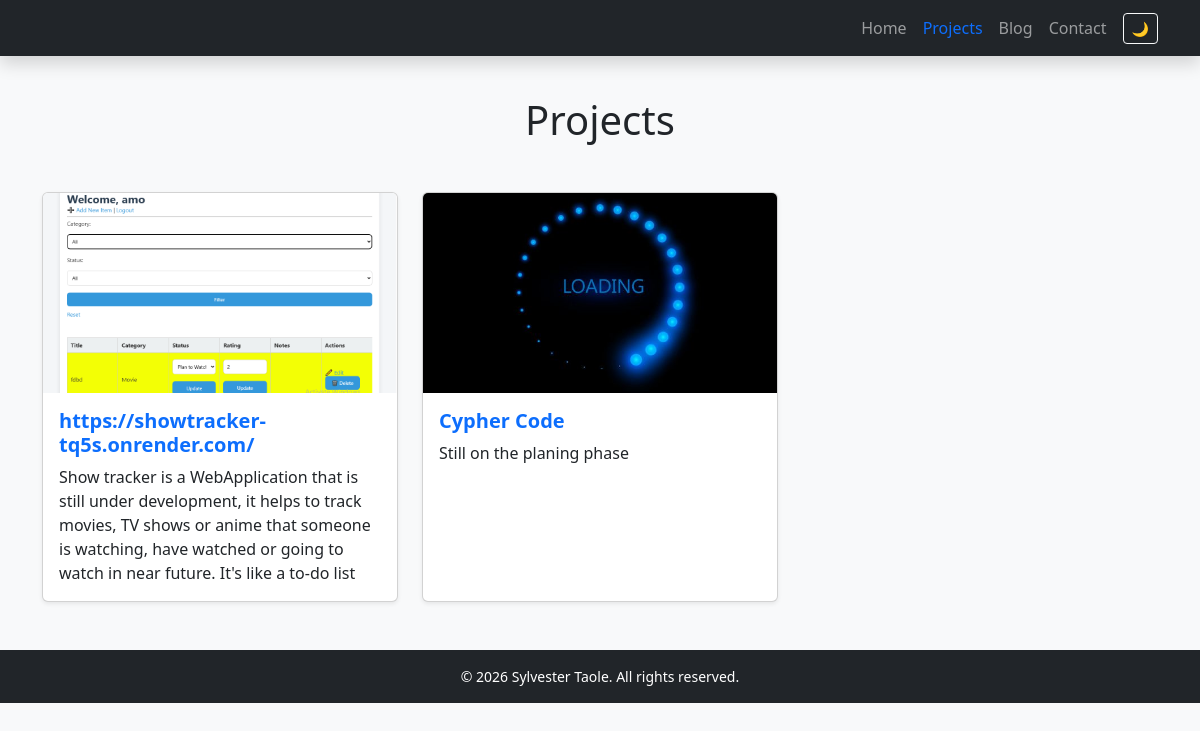
The app's page /projects with its own data.
### tables this page shows
CREATE TABLE projects (
    id INTEGER PRIMARY KEY AUTOINCREMENT,
    title TEXT,
    description TEXT,
    image TEXT
);

### app.py (the view)
@app.route("/projects")
def projects():
    conn = sqlite3.connect("database.db")
    cursor = conn.cursor()
    cursor.execute("SELECT description, title, image FROM projects")
    projects = cursor.fetchall()
    conn.close()
    return render_template("projects.html", projects=projects)

### app.py (called while the page is built)
@app.context_processor
def inject_globals():
    return {
        "current_year": datetime.now().year,
        "site_name": "Your Website Name"
    }

### templates/projects.html (shortened to what this page needs)
<!DOCTYPE html>
<html lang="en">
<head>
    <link href="https://cdn.jsdelivr.net/npm/bootstrap@5.3.0/dist/css/bootstrap.min.css" rel="stylesheet">
    <link href="{{ url_for('static', filename='CSS/style.css') }}" rel="stylesheet">
</head>
<body>
{% include 'navbar.html' %}
<div class="container mt-5 pt-5">
    <h1 class="text-center mb-4">Projects</h1>
    <div class="row g-4">
        {% for project in projects %}
            <div class="col-12 col-md-6 col-lg-4">
                <div class="card h-100 shadow-sm">
                    {% if project[2] %}
                    <img src="{{ url_for('static', filename='uploads/' ~ project[2]) }}"
                         class="card-img-top"
                         alt="Project Image">
                    {% endif %}
                    <div class="card-body">
                        <h5 class="card-title">{{ project[1] }}</h5>
                        <p class="card-text">{{ project[0] }}</p>
                    </div>
                </div>
            </div>
        {% else %}
            <p class="text-center">No projects available yet.</p>
        {% endfor %}
    </div>
</div>
{% include 'footer.html' %}
</body>
</html>

### templates/navbar.html (shortened to what this page needs)
<nav class="navbar navbar-expand-lg navbar-dark bg-dark fixed-top shadow">
    <div class="container">
        <div class="collapse navbar-collapse" id="navbarNav">
            <ul class="navbar-nav ms-auto align-items-lg-center">
                <li class="nav-item">
                    <a class="nav-link {% if request.path == '/' %}active{% endif %}" href="{{ url_for('home') }}">Home</a>
                </li>
                <li class="nav-item">
                    <a class="nav-link {% if request.path == '/projects' %}active{% endif %}" href="{{ url_for('projects') }}">Projects</a>
                </li>
                <li class="nav-item">
                    <a class="nav-link {% if request.path == '/blog' %}active{% endif %}" href="{{ url_for('blog') }}">Blog</a>
                </li>
                <li class="nav-item">
                    <a class="nav-link {% if request.path == '/contact' %}active{% endif %}" href="{{ url_for('contact') }}">Contact</a>
                </li>
                <li class="nav-item d-flex align-items-center ms-2 mt-2 mt-lg-0">
                    <button id="toggleTheme" class="btn btn-sm btn-outline-light">🌙</button>
                </li>
            </ul>
        </div>
    </div>
</nav>

### templates/footer.html
<footer class="bg-dark text-center text-white py-3 mt-5">
    <div class="container">
        &copy; {{ current_year }} Sylvester Taole. All rights reserved.
    </div>
</footer>

### static/CSS/style.css (style rules this page uses)
body { font-family: 'Segoe UI', Tahoma, Geneva, Verdana, sans-serif; background-color: var(--bg-color); color: var(--text-color); transition: background-color 0.3s, color 0.3s; }
:root { --bg-color: #f8f9fa; --text-color: #212529; --primary-color: #0d6efd; --secondary-color: #6c757d; --card-bg: #ffffff; }
.navbar .nav-link.active { color: var(--primary-color) !important; }
.card { background-color: var(--card-bg); color: var(--text-color); transition: background-color 0.3s, color 0.3s; }
.card-title { color: var(--primary-color); font-weight: bold; }
.card-text { color: var(--text-color); }
.card-img-top { object-fit: cover; height: 200px; }
.row.g-4 { margin-top: 1rem; }
footer { background-color: #07df2b; color: #fff; text-align: center; padding: 15px 0; font-size: 14px; }

### records on screen
projects: image (picture), title "https://showtracker-tq5s.onrender.com/", description "Show tracker is a WebApplication that is still under development, it helps to track movies, TV shows or anime that someone is watching, have watched or going to watch in near future. It's like a to-do list"
projects: image (picture), title "Cypher Code", description "Still on the planing phase"
